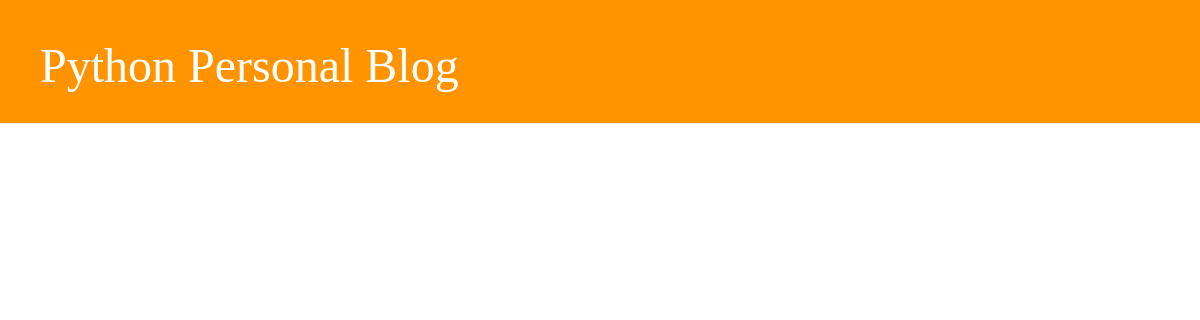
The page /drafts/ on the database as committed earlier.
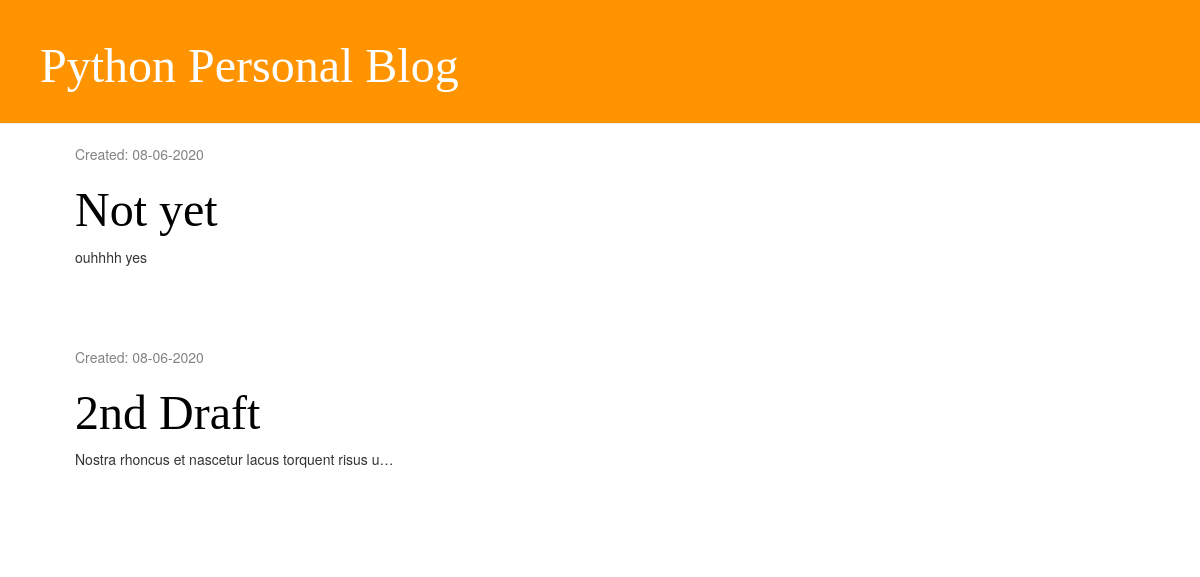
The same page on the database as committed later.
### blog/models.py (models this page shows, shortened)
class Post(models.Model):
    author = models.ForeignKey('auth.User', on_delete=models.CASCADE)
    title = models.CharField(max_length=200)
    text = models.TextField()
    create_date = models.DateTimeField(default=timezone.now)
    published_date = models.DateTimeField(blank=True, null=True)

### blog/views.py (the view)
# urls.py: path('drafts/', views.draft_list, name='draft_list'),
def draft_list(request):
    posts_drafts = Post.objects.filter(published_date__isnull=True).order_by('-create_date')
    return render(request, 'blog/post_draft_list.html', {'posts_drafts': posts_drafts})

### blog/templates/blog/post_draft_list.html
{% extends 'blog/base.html' %}
{% block content %}
{% for post in posts_drafts %}
<div class="post">
    <div class="date">
        <p>Created: {{post.create_date|date:'d-m-Y'}}</p>
      </div>
    <h1>
      <a href="{% url 'post_detail' pk=post.pk %}">{{post.title}}</a>
    </h1>
    <p>
      {{post.text | truncatechars:50}}
    </p>
  </div>
  <br />
{% endfor %}
{% endblock%}

Rows that differ between the two databases and show on the page:
added Post: create_date "08-06-2020", title "Not yet", text "ouhhhh yes"
added Post: create_date "08-06-2020", title "2nd Draft", text "Nostra rhoncus et nascetur lacus torquent risus u…"
